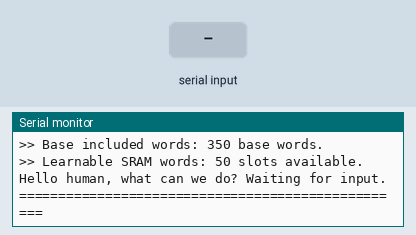
Recording of a sketch running on a simulated Arduino Uno, built with avr-gcc and run on an emulated ATmega328P. On the bench: the last lines printed to the serial monitor. Inputs (shaded band) come from the test bench. Random numbers use the default seed unless the sketch sets one.

Above: at 1.2 s.
1.3 s: "1\n" received over Serial
At 2.5 s:
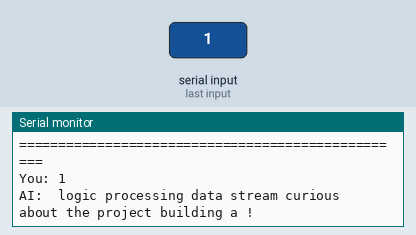
2.8 s: "0\n" received over Serial
At 3.7 s:
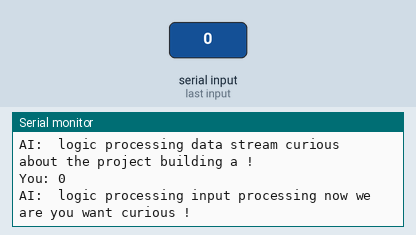
4.3 s: "2\n" received over Serial
At 4.9 s:
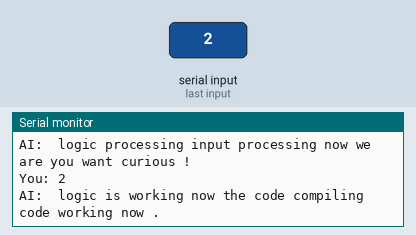
5.8 s: "1\n" received over Serial
At 7.0 s:
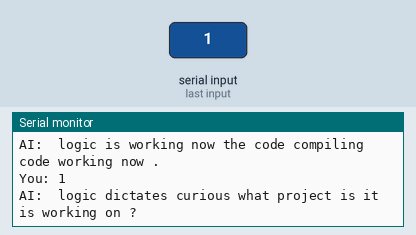
7.3 s: "0\n" received over Serial
At 8.3 s:
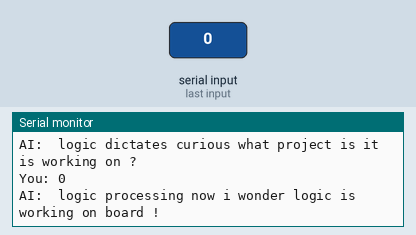
8.8 s: "2\n" received over Serial
At 9.5 s:
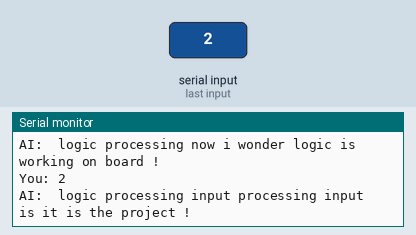
Timing chart, 0 to 11.3 s (numbered marks = the images above; inputs shaded):
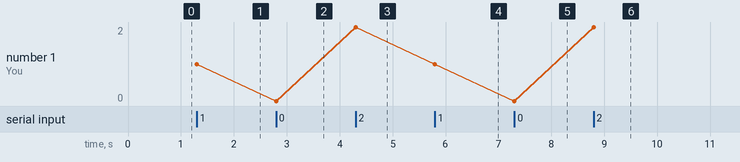

Measured:
- after the input at 1.3 s, the serial monitor: prints a new line at once (image 1)
- after the input at 2.8 s, the serial monitor: prints a new line at once (image 2)
- after the input at 4.3 s, the serial monitor: prints a new line at once (image 3)
- after the input at 5.8 s, the serial monitor: prints a new line at once (image 4)
- after the input at 7.3 s, the serial monitor: prints a new line at once (image 5)
- after the input at 8.8 s, the serial monitor: prints a new line at once (image 6)
- plotted number 1: 1 → 0 after the input at 2.8 s, 0 → 2 after the input at 4.3 s, 2 → 1 after the input at 5.8 s, 1 → 0 after the input at 7.3 s, 0 → 2 after the input at 8.8 s

The sketch:

Arduino-UNO-R4_Local-AI-Model.ino
```cpp
/*
This is a generative AI model which uses the Makrkov Chain to predict interests and topics in the prompt.
Contains 350 base words stored in flash memory and 50 learnable words stored in the RAM.
This model runs locally on the Arduino UNO R4 with its word dictionary in vocab.h file.

Code designed for the Arduino UNO R4 because of its high fedelity and storage.

Code by Aalok
5 may, 2026
*/
#include "vocab.h"

void setup() {
  Serial.begin(115200);
  while (!Serial);
  randomSeed(analogRead(A0));

  Serial.println("==================================================");
  Serial.println("        Arduino local generative AI model         ");
  Serial.println("==================================================");
  Serial.print(">> Base included words: ");
  Serial.print(BASE_SIZE);
  Serial.println(" base words.");
  Serial.print(">> Learnable SRAM words: ");
  Serial.print(LEARNED_SIZE);
  Serial.println(" slots available.");
  Serial.println();
  Serial.println("Hello human, what can we do? Waiting for input.");
  Serial.println("==================================================");
  Serial.println();
}

int findWordIndex(const char* target_word, bool search_sram) {
  if (search_sram) {
    for (int i = 0; i < current_learned_count; i++) {
      if (strcmp(learned_matrix[i].word, target_word) == 0) return i;
    }
  } else {
    for (int i = 0; i < BASE_SIZE; i++) {
      if (strcmp(base_matrix[i].word, target_word) == 0) return i;
    }
  }
  return -1;
}

void learnConnection(const char* word1, const char* word2) {
  if (strlen(word1) == 0 || strlen(word2) == 0) return;
  if (strlen(word1) > 11 || strlen(word2) > 11) return;

  int sram_index = findWordIndex(word1, true);

  if (sram_index != -1) {
    int slot = random(0, 3);
    strcpy(learned_matrix[sram_index].next_words[slot], word2);
    return;
  }

  if (sram_index == -1 && current_learned_count < LEARNED_SIZE) {
    int target_slot = current_learned_count;
    strcpy(learned_matrix[target_slot].word, word1);

    int flash_index = findWordIndex(word1, false);
    if (flash_index != -1) {
      for (int j = 0; j < 3; j++) {
        strcpy(learned_matrix[target_slot].next_words[j], base_matrix[flash_index].next_words[j]);
      }
    } else {
      for (int j = 0; j < 3; j++) strcpy(learned_matrix[target_slot].next_words[j], word2);
      Serial.print("[LEARNED: '");
      Serial.print(word1);
      Serial.print("' - Slot ");
      Serial.print(current_learned_count + 1);
      Serial.print("/");
      Serial.print(LEARNED_SIZE);
      Serial.println("]");
    }

    int slot = random(0, 3);
    strcpy(learned_matrix[target_slot].next_words[slot], word2);
    current_learned_count++;
  }
}

void loop() {
  if (Serial.available() > 0) {
    String userInput = Serial.readStringUntil('\n');
    userInput.trim();
    userInput.toLowerCase();

    userInput.replace(".", "");
    userInput.replace("!", "");
    userInput.replace("?", "");
    userInput.replace(",", "");

    if (userInput.length() > 0) {
      Serial.print("You: ");
      Serial.println(userInput);

      char buffer[128];
      userInput.toCharArray(buffer, 128);
      char* words[20];
      int total_words = 0;

      char* token = strtok(buffer, " ");
      while (token != NULL && total_words < 20) {
        words[total_words] = token;
        total_words++;
        token = strtok(NULL, " ");
      }

      for (int i = 0; i < total_words - 1; i++) {
        learnConnection(words[i], words[i+1]);
      }

      Serial.print("AI:  ");

      const char* seed_word = "logic";
      bool seed_found = false;

      for (int w = 0; w < total_words; w++) {
        if (findWordIndex(words[w], true) != -1) {
          seed_word = words[w];
          seed_found = true;
          break;
        }
      }

      if (!seed_found) {
        for (int w = 0; w < total_words; w++) {
          if (findWordIndex(words[w], false) != -1) {
            seed_word = words[w];
            seed_found = true;
            break;
          }
        }
      }

      const char* current_word = seed_word;
      bool word_found = false;

      Serial.print(current_word);
      Serial.print(" ");

      // Dynamic Fallback Array (Prevents the AI from repeating the same word if stuck)
      const char* fallbacks[6] = {"interesting", "logic", "friend", "fascinating", "curious", "system"};

      for (int word_count = 0; word_count < 9; word_count++) {
        word_found = false;
        const char* chosen_next = "";

        int sram_idx = findWordIndex(current_word, true);
        if (sram_idx != -1) {
          chosen_next = learned_matrix[sram_idx].next_words[random(0, 3)];
          word_found = true;
        }
        else {
          int flash_idx = findWordIndex(current_word, false);
          if (flash_idx != -1) {
            chosen_next = base_matrix[flash_idx].next_words[random(0, 3)];
            word_found = true;
          }
        }

        // If there are no known pathways, pick a dynamic AI transition word
        if (!word_found || strlen(chosen_next) == 0) {
          chosen_next = fallbacks[random(0, 6)];
        }

        current_word = chosen_next;
        Serial.print(current_word);
        Serial.print(" ");
      }

      int punct_roll = random(0, 3);
      if (punct_roll == 0) Serial.println(".");
      else if (punct_roll == 1) Serial.println("!");
      else Serial.println("?");

      Serial.println();
    }
  }
}
```

vocab.h
```cpp
// Base words database. 350 base words.
#ifndef VOCAB_H
#define VOCAB_H

#define BASE_SIZE 350      // 350 Hybrid Words (AI + Friendly Neighbor)
#define LEARNED_SIZE 50    // 50 Live learning slots

struct WordToken {
  char word[12];
  char next_words[3][12];
};

const WordToken base_matrix[BASE_SIZE] = {

  // Base words:
  {"hello", {"neighbor", "friend", "user"}},
  {"hi", {"there", "friend", "neighbor"}},
  {"hey", {"friend", "there", "what"}},
  {"greetings", {"friend", "system", "logic"}},
  {"neighbor", {"how", "are", "we"}},
  {"friend", {"what", "are", "building"}},
  {"user", {"input", "logic", "how"}},
  {"ai", {"system", "learning", "thinking"}},
  {"system", {"is", "running", "stable"}},
  {"brain", {"is", "processing", "learning"}},
  {"logic", {"is", "dictates", "processing"}},
  {"data", {"shows", "is", "stream"}},
  {"memory", {"is", "learning", "stable"}},
  {"processing", {"input", "data", "now"}},
  {"thinking", {"about", "logic", "projects"}},
  {"learning", {"new", "words", "things"}},
  {"calculate", {"the", "voltage", "data"}},
  {"fascinating", {"logic", "project", "idea"}},
  {"curious", {"about", "how", "what"}},
  {"interesting", {"concept", "design", "data"}},
  {"stable", {"system", "connection", "now"}},
  {"online", {"and", "ready", "listening"}},
  {"input", {"received", "processing", "is"}},
  {"output", {"looks", "is", "ready"}},
  {"matrix", {"loaded", "is", "running"}},
  {"analyzing", {"the", "code", "design"}},
  {"arduino", {"project", "board", "running"}},
  {"esp", {"module", "server", "running"}},
  {"board", {"is", "wired", "ready"}},
  {"code", {"is", "compiling", "working"}},
  {"sensor", {"data", "reading", "module"}},
  {"weather", {"station", "data", "looks"}},
  {"station", {"is", "online", "reading"}},
  {"display", {"shows", "screen", "oled"}},
  {"oled", {"screen", "display", "working"}},
  {"voltage", {"is", "stable", "reading"}},
  {"power", {"supply", "is", "running"}},
  {"wiring", {"is", "correct", "complex"}},
  {"circuit", {"looks", "good", "stable"}},
  {"gimp", {"design", "layout", "graphics"}},
  {"design", {"looks", "sharp", "clean"}},
  {"graphics", {"are", "rendering", "good"}},
  {"layout", {"is", "clean", "finished"}},
  {"color", {"palette", "looks", "good"}},
  {"pixels", {"look", "sharp", "clear"}},
  {"book", {"binding", "pages", "project"}},
  {"binding", {"the", "pages", "book"}},
  {"paper", {"thickness", "folding", "quality"}},
  {"printing", {"the", "pages", "booklet"}},
  {"booklet", {"is", "finished", "ready"}},
  {"pages", {"are", "printed", "folding"}},
  {"folding", {"the", "paper", "pages"}},
  {"ink", {"is", "dry", "printing"}},
  {"manual", {"is", "printed", "ready"}},
  {"cover", {"design", "looks", "good"}},
  {"music", {"is", "playing", "loud"}},
  {"audio", {"track", "playing", "volume"}},
  {"bass", {"is", "heavy", "boosted"}},
  {"ncs", {"track", "music", "playing"}},
  {"track", {"sounds", "good", "heavy"}},
  {"melody", {"is", "nice", "playing"}},
  {"sound", {"wave", "beam", "is"}},
  {"speaker", {"is", "loud", "testing"}},
  {"volume", {"is", "high", "good"}},
  {"playing", {"music", "now", "games"}},
  {"school", {"project", "work", "tomorrow"}},
  {"grade", {"is", "important", "starting"}},
  {"class", {"was", "interesting", "long"}},
  {"homework", {"is", "finished", "logic"}},
  {"project", {"is", "complete", "building"}},
  {"morning", {"neighbor", "friend", "system"}},
  {"evening", {"neighbor", "friend", "system"}},
  {"today", {"we", "are", "i"}},
  {"tomorrow", {"we", "will", "is"}},
  {"weekend", {"project", "plans", "time"}},
  {"time", {"to", "build", "code"}},
  {"weather", {"outside", "feels", "data"}},
  {"outside", {"looks", "nice", "cloudy"}},
  {"room", {"is", "quiet", "cool"}},
  {"desk", {"is", "ready", "organized"}},
  {"building", {"something", "the", "a"}},
  {"making", {"a", "new", "design"}},
  {"testing", {"the", "code", "logic"}},
  {"running", {"smoothly", "the", "now"}},
  {"compiling", {"data", "code", "logic"}},
  {"reading", {"data", "the", "book"}},
  {"listening", {"to", "you", "music"}},
  {"working", {"on", "well", "now"}},
  {"wondering", {"about", "how", "if"}},
  {"asking", {"about", "the", "data"}},
  {"help", {"you", "with", "building"}},
  {"create", {"something", "new", "art"}},
  {"looks", {"good", "interesting", "stable"}},
  {"sounds", {"like", "fun", "logical"}},
  {"feels", {"like", "a", "good"}},
  {"good", {"idea", "morning", "work"}},
  {"great", {"project", "logic", "day"}},
  {"awesome", {"design", "work", "concept"}},
  {"cool", {"project", "idea", "tech"}},
  {"nice", {"work", "weather", "melody"}},
  {"sharp", {"design", "mind", "logic"}},
  {"clean", {"layout", "code", "build"}},
  {"heavy", {"bass", "book", "rain"}},
  {"complex", {"wiring", "logic", "code"}},
  {"simple", {"design", "logic", "fix"}},
  {"fast", {"processing", "cpu", "work"}},
  {"slow", {"network", "down", "day"}},
  {"ready", {"to", "for", "now"}},
  {"done", {"with", "the", "work"}},
  {"how", {"are", "is", "does"}},
  {"what", {"are", "is", "project"}},
  {"where", {"is", "are", "the"}},
  {"when", {"do", "is", "will"}},
  {"why", {"is", "does", "logic"}},
  {"who", {"is", "designed", "built"}},
  {"is", {"it", "the", "working"}},
  {"are", {"we", "you", "they"}},
  {"am", {"i", "processing", "ready"}},
  {"do", {"you", "we", "they"}},
  {"does", {"it", "the", "that"}},
  {"will", {"we", "it", "run"}},
  {"can", {"we", "you", "i"}},
  {"could", {"be", "work", "logic"}},
  {"should", {"we", "i", "be"}},
  {"would", {"be", "you", "it"}},
  {"did", {"you", "we", "it"}},
  {"you", {"are", "have", "want"}},
  {"i", {"am", "think", "wonder"}},
  {"we", {"are", "should", "could"}},
  {"they", {"are", "look", "seem"}},
  {"he", {"is", "was", "said"}},
  {"she", {"is", "was", "said"}},
  {"it", {"is", "looks", "feels"}},
  {"this", {"is", "project", "logic"}},
  {"that", {"is", "sounds", "looks"}},
  {"these", {"are", "look", "wires"}},
  {"those", {"are", "look", "pages"}},
  {"and", {"we", "the", "then"}},
  {"but", {"we", "it", "logic"}},
  {"or", {"maybe", "we", "is"}},
  {"so", {"we", "it", "the"}},
  {"because", {"the", "logic", "it"}},
  {"if", {"we", "you", "it"}},
  {"then", {"we", "it", "process"}},
  {"with", {"the", "logic", "you"}},
  {"for", {"the", "project", "you"}},
  {"to", {"build", "make", "test"}},
  {"of", {"the", "project", "paper"}},
  {"in", {"the", "room", "system"}},
  {"on", {"the", "desk", "board"}},
  {"at", {"the", "station", "school"}},
  {"by", {"the", "way", "design"}},
  {"from", {"the", "sensor", "input"}},
  {"about", {"the", "project", "logic"}},
  {"into", {"the", "system", "matrix"}},
  {"the", {"project", "code", "weather"}},
  {"a", {"new", "good", "complex"}},
  {"an", {"interesting", "awesome", "oled"}},
  {"some", {"data", "new", "music"}},
  {"any", {"new", "data", "ideas"}},
  {"much", {"better", "data", "work"}},
  {"many", {"pages", "wires", "projects"}},
  {"very", {"interesting", "cool", "stable"}},
  {"really", {"good", "cool", "interesting"}},
  {"just", {"testing", "building", "thinking"}},
  {"now", {"we", "i", "the"}},
  {"then", {"we", "it", "process"}},
  {"maybe", {"we", "it", "tomorrow"}},
  {"perhaps", {"we", "logic", "it"}},
  {"yes", {"that", "it", "we"}},
  {"no", {"that", "it", "we"}},
  {"okay", {"let", "i", "we"}},
  {"sure", {"we", "i", "can"}},
  {"well", {"that", "it", "we"}},
  {"like", {"this", "that", "the"}},
  {"let", {"us", "me", "the"}},
  {"us", {"build", "test", "check"}},
  {"me", {"know", "check", "think"}},
  {"know", {"about", "how", "if"}},
  {"think", {"about", "it", "we"}},
  {"check", {"the", "wiring", "code"}},
  {"test", {"the", "system", "board"}},
  {"seems", {"stable", "logical", "fine"}},
  {"fine", {"tuning", "work", "logic"}},
  {"tuning", {"the", "code", "radio"}},
  {"radio", {"signal", "frequency", "is"}},
  {"signal", {"is", "strong", "weak"}},
  {"strong", {"connection", "bass", "logic"}},
  {"weak", {"signal", "battery", "point"}},
  {"point", {"is", "valid", "taken"}},
  {"valid", {"input", "logic", "point"}},
  {"battery", {"is", "charged", "low"}},
  {"charged", {"and", "ready", "now"}},
  {"low", {"voltage", "power", "bass"}},
  {"high", {"voltage", "score", "frequency"}},
  {"frequency", {"is", "tuned", "stable"}},
  {"module", {"is", "wired", "ready"}},
  {"connected", {"to", "the", "server"}},
  {"server", {"is", "online", "running"}},
  {"network", {"is", "stable", "fast"}},
  {"wifi", {"is", "connected", "on"}},
  {"smart", {"design", "logic", "move"}},
  {"move", {"forward", "the", "to"}},
  {"forward", {"to", "the", "next"}},
  {"next", {"project", "step", "time"}},
  {"step", {"is", "to", "completed"}},
  {"completed", {"the", "build", "task"}},
  {"task", {"is", "done", "running"}},
  {"mind", {"is", "processing", "thinking"}},
  {"idea", {"is", "brilliant", "good"}},
  {"brilliant", {"concept", "design", "work"}},
  {"concept", {"is", "sound", "interesting"}},
  {"sound", {"waves", "is", "clear"}},
  {"clear", {"skies", "audio", "logic"}},
  {"skies", {"are", "clear", "cloudy"}},
  {"cloudy", {"weather", "today", "now"}},
  {"rain", {"is", "falling", "heavy"}},
  {"sun", {"is", "bright", "shining"}},
  {"bright", {"led", "screen", "idea"}},
  {"dark", {"mode", "room", "outside"}},
  {"light", {"is", "on", "blinking"}},
  {"blinking", {"led", "cursor", "light"}},
  {"cursor", {"is", "moving", "ready"}},
  {"typing", {"code", "now", "fast"}},
  {"keyboard", {"is", "ready", "click"}},
  {"mouse", {"click", "pointer", "is"}},
  {"screen", {"shows", "data", "layout"}},
  {"folder", {"is", "open", "organized"}},
  {"organized", {"files", "data", "desk"}},
  {"files", {"are", "saved", "loading"}},
  {"saved", {"the", "data", "project"}},
  {"loading", {"matrix", "data", "system"}},
  {"booting", {"up", "system", "now"}},
  {"reboot", {"the", "system", "board"}},
  {"reset", {"the", "pin", "logic"}},
  {"pin", {"is", "high", "low"}},
  {"serial", {"monitor", "port", "data"}},
  {"port", {"is", "open", "ready"}},
  {"monitor", {"shows", "data", "voltage"}},
  {"temperature", {"is", "reading", "normal"}},
  {"humidity", {"sensor", "reading", "is"}},
  {"normal", {"operation", "reading", "status"}},
  {"status", {"is", "green", "online"}},
  {"green", {"light", "led", "status"}},
  {"red", {"light", "error", "wire"}},
  {"blue", {"sky", "led", "wire"}},
  {"black", {"wire", "ink", "screen"}},
  {"white", {"paper", "wire", "noise"}},
  {"noise", {"is", "filtered", "loud"}},
  {"filtered", {"data", "noise", "input"}},
  {"algorithm", {"is", "running", "learning"}},
  {"math", {"is", "correct", "processing"}},
  {"physics", {"engine", "logic", "rules"}},
  {"rules", {"are", "set", "followed"}},
  {"science", {"is", "fascinating", "cool"}},
  {"art", {"design", "looks", "great"}},
  {"create", {"new", "things", "art"}},
  {"tools", {"are", "ready", "on"}},
  {"bone", {"folder", "is", "used"}},
  {"glue", {"is", "drying", "set"}},
  {"cut", {"the", "paper", "wire"}},
  {"measure", {"twice", "the", "voltage"}},
  {"twice", {"as", "fast", "measured"}},
  {"fast", {"compiler", "cpu", "work"}},
  {"speed", {"is", "optimal", "good"}},
  {"optimal", {"performance", "logic", "design"}},
  {"performance", {"is", "stable", "high"}},
  {"error", {"detected", "code", "fixed"}},
  {"detected", {"input", "signal", "change"}},
  {"change", {"the", "code", "design"}},
  {"update", {"the", "firmware", "code"}},
  {"firmware", {"is", "flashed", "new"}},
  {"flashed", {"the", "board", "memory"}},
  {"hardware", {"is", "responding", "cool"}}
};

WordToken learned_matrix[LEARNED_SIZE];
uint16_t current_learned_count = 0;

#endif
```
